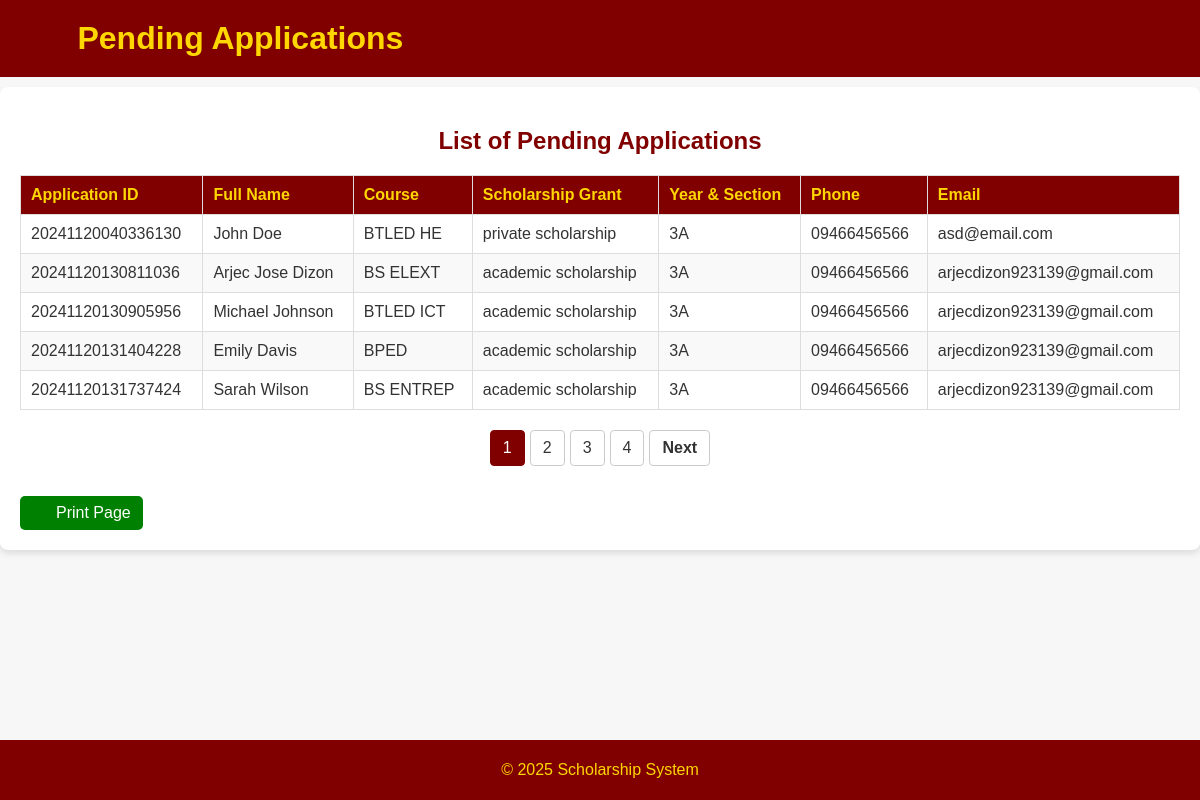
Before: /dashboard-links/pending.php (signed in) with the older database file.
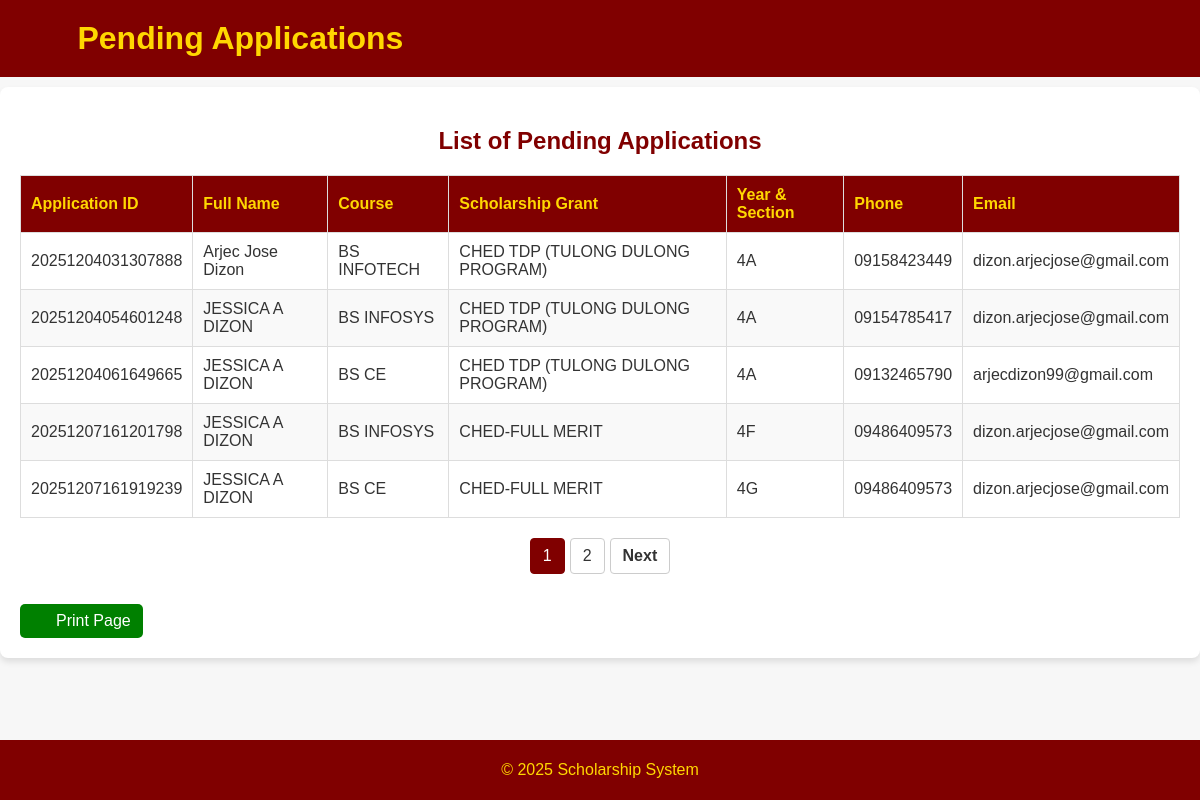
After: the same page with the newer database file.
### tables this page shows
CREATE TABLE `scholarship_applications` (
  `application_id` varchar(20) NOT NULL,
  `date` datetime DEFAULT NULL,
  `semester` varchar(10) NOT NULL,
  `school_year` varchar(9) DEFAULT NULL,
  `full_name` varchar(100) NOT NULL,
  `course` varchar(50) NOT NULL,
  `yr_sec` varchar(15) NOT NULL,
  `major` varchar(50) NOT NULL,
  `cell_no` varchar(15) DEFAULT NULL,
  `permanent_address` text DEFAULT NULL,
  `zip_code` int(11) NOT NULL,
  `present_address` text DEFAULT NULL,
  `email` varchar(100) DEFAULT NULL,
  `sex` varchar(100) NOT NULL,
  `date_of_birth` date DEFAULT NULL,
  `age` int(11) NOT NULL,
  `place_of_birth` varchar(50) DEFAULT NULL,
  `civil_status` enum('single','married','widowed','divorced','separated') DEFAULT NULL,
  `religion` varchar(100) DEFAULT NULL,
  `scholarship_grant` varchar(100) DEFAULT NULL,
  `disability` varchar(100) DEFAULT NULL,
  `indigenous_group` varchar(100) DEFAULT NULL,
  `reason_scholarship` text NOT NULL,
  `user_id` int(11) DEFAULT NULL,
  `status` enum('pending','approved','not qualified') NOT NULL DEFAULT 'pending',
  `notified` int(11) NOT NULL,
  `attachments` varchar(255) NOT NULL
);

### dashboard-links/pending.php (the view, shortened to what this page needs)
<?php
require '../includes/session.php';
$limit = 5;
$page = isset($_GET['page']) && is_numeric($_GET['page']) ? (int) $_GET['page'] : 1;
$offset = ($page - 1) * $limit;
try {
    $countStmt = $pdo->prepare("SELECT COUNT(*) FROM scholarship_applications WHERE status = 'Pending'");
    $countStmt->execute();
    $totalRecords = $countStmt->fetchColumn();
    $stmt = $pdo->prepare("SELECT * FROM scholarship_applications WHERE status = 'Pending' LIMIT :limit OFFSET :offset");
    $stmt->bindParam(':limit', $limit, PDO::PARAM_INT);
    $stmt->bindParam(':offset', $offset, PDO::PARAM_INT);
    $stmt->execute();
    $pendingApplications = $stmt->fetchAll(PDO::FETCH_ASSOC);
    $totalPages = ceil($totalRecords / $limit);
} catch (Exception $e) {
    die("Error fetching data: " . $e->getMessage());
}
?>
<!DOCTYPE html>
<html lang="en">
<head>
    <link rel="stylesheet" href="../css/approved.css?v=<?php echo time(); ?>">
    <link rel="stylesheet" href="../css/pagination.css?v=<?php echo time(); ?>">
</head>
<body>
    <header>
        <a href="../views/dashboard.php">
            <button>
                <i class="fas fa-arrow-left"></i>
            </button>
        </a>
        <h1>Pending Applications</h1>
    </header>
    <main>
        <h2>List of Pending Applications</h2>
        <?php if (count($pendingApplications) > 0): ?>
            <table>
                <thead>
                    <tr>
                        <th>Application ID</th>
                        <th>Full Name</th>
                        <th>Course</th>
                        <th>Scholarship Grant</th>
                        <th>Year & Section</th>
                        <th>Phone</th>
                        <th>Email</th>
                    </tr>
                </thead>
                <tbody>
                    <?php foreach ($pendingApplications as $application): ?>
                        <tr>
                            <td><?= htmlspecialchars($application['application_id']) ?></td>
                            <td><?= htmlspecialchars($application['full_name']) ?></td>
                            <td><?= htmlspecialchars($application['course']) ?></td>
                            <td><?= htmlspecialchars($application['scholarship_grant']) ?></td>
                            <td><?= htmlspecialchars($application['yr_sec']) ?></td>
                            <td><?= htmlspecialchars($application['cell_no']) ?></td>
                            <td><?= htmlspecialchars($application['email']) ?></td>
                        </tr>
                    <?php endforeach; ?>
                </tbody>
            </table>
            <div class="pagination">
                <?php for ($i = 1; $i <= $totalPages; $i++): ?>
                    <a href="?page=<?= $i ?>" class="<?= $i === $page ? 'active' : '' ?>"><?= $i ?></a>
                <?php endfor; ?>
                <?php if ($page < $totalPages): ?>
                    <a href="?page=<?= $page + 1 ?>" class="next">Next</a>
                <?php endif; ?>
            </div>
        <?php else: ?>
            <p class="no-data">No pending applications found.</p>
        <?php endif; ?>
        <button onclick="window.print()" class="print-button">
            <i class="fas fa-print"></i> Print Page
        </button>
    </main>
    <footer>
        <p>&copy; <?= date('Y') ?> Scholarship System</p>
    </footer>
</body>
</html>

Changed rows visible on the page:
removed scholarship_applications: application_id "20241120040336130", full_name "John Doe", course "BTLED HE", scholarship_grant "private scholarship", yr_sec "3A", cell_no "09466456566", email "asd@email.com"
removed scholarship_applications: application_id "20241120130811036", full_name "Arjec Jose Dizon", course "BS ELEXT", scholarship_grant "academic scholarship", yr_sec "3A", cell_no "09466456566", email "arjecdizon923139@gmail.com"
removed scholarship_applications: application_id "20241120130905956", full_name "Michael Johnson", course "BTLED ICT", scholarship_grant "academic scholarship", yr_sec "3A", cell_no "09466456566", email "arjecdizon923139@gmail.com"
removed scholarship_applications: application_id "20241120131404228", full_name "Emily Davis", course "BPED", scholarship_grant "academic scholarship", yr_sec "3A", cell_no "09466456566", email "arjecdizon923139@gmail.com"
removed scholarship_applications: application_id "20241120131737424", full_name "Sarah Wilson", course "BS ENTREP", scholarship_grant "academic scholarship", yr_sec "3A", cell_no "09466456566", email "arjecdizon923139@gmail.com"
added scholarship_applications: application_id "20251204031307888", full_name "Arjec Jose Dizon", course "BS INFOTECH", scholarship_grant "CHED TDP (TULONG DULONG PROGRAM)", yr_sec "4A", cell_no "09158423449", email "dizon.arjecjose@gmail.com"
added scholarship_applications: application_id "20251204054601248", full_name "JESSICA A DIZON", course "BS INFOSYS", scholarship_grant "CHED TDP (TULONG DULONG PROGRAM)", yr_sec "4A", cell_no "09154785417", email "dizon.arjecjose@gmail.com"
added scholarship_applications: application_id "20251204061649665", full_name "JESSICA A DIZON", course "BS CE", scholarship_grant "CHED TDP (TULONG DULONG PROGRAM)", yr_sec "4A", cell_no "09132465790", email "arjecdizon99@gmail.com"
added scholarship_applications: application_id "20251207161201798", full_name "JESSICA A DIZON", course "BS INFOSYS", scholarship_grant "CHED-FULL MERIT", yr_sec "4F", cell_no "09486409573", email "dizon.arjecjose@gmail.com"
added scholarship_applications: application_id "20251207161919239", full_name "JESSICA A DIZON", course "BS CE", scholarship_grant "CHED-FULL MERIT", yr_sec "4G", cell_no "09486409573", email "dizon.arjecjose@gmail.com"
Other visible differences:
list line gone: "3"
list line gone: "4"
